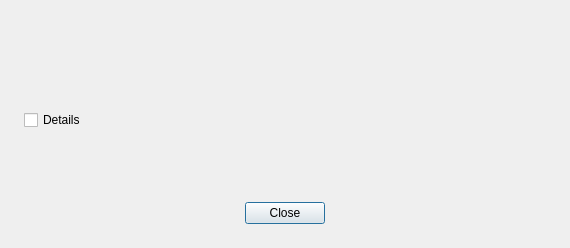
<?xml version="1.0" encoding="UTF-8"?>
<!-- SPDX-FileCopyrightText: Estonian Information System Authority -->
<!-- SPDX-License-Identifier: LGPL-2.1-or-later -->
<ui version="4.0">
 <class>WarningDialog</class>
 <widget class="QDialog" name="WarningDialog">
  <property name="geometry">
   <rect>
    <x>0</x>
    <y>0</y>
    <width>570</width>
    <height>281</height>
   </rect>
  </property>
  <property name="styleSheet">
   <string notr="true">#WarningDialog {
border-radius: 4px;
background-color: #FFFFFF;
}
#WarningDialog &gt; QLabel {
color: #07142A;
font-family: Roboto, Helvetica;
font-size: 14px;
}
#WarningDialog &gt; #title {
color: #003168;
font-family: Roboto, Helvetica;
font-size: 20px;
font-weight: 700;
}
QPushButton {
background-color: #2F70B6;
border: 1px solid #2F70B6;
border-radius: 4px;
padding: 12px 12px;
color: #ffffff;
font-family: Roboto, Helvetica;
font-size: 14px;
font-weight: 700;
}
QPushButton:hover, QPushButton:focus {
background-color: #2B66A6;
border-color: #2B66A6;
}
QPushButton:pressed {
background-color: #215081;
border-color: #215081;
}
QPushButton:default:disabled {
background-color: #82A9D3;
border-color: #82A9D3;
}
QPushButton[warning=&quot;true&quot;] {
background-color: transparent;
border-color: #AD2A45;
color: #AD2A45;
}
QPushButton[warning=&quot;true&quot;]:hover, QPushButton[warning=&quot;true&quot;]:focus {
background-color: #F5EBED;
}
QPushButton[warning=&quot;true&quot;]:pressed {
background-color: #E1C1C6;
}
</string>
  </property>
  <layout class="QVBoxLayout" name="WarningDialogLayout">
   <property name="spacing">
    <number>24</number>
   </property>
   <property name="sizeConstraint">
    <enum>QLayout::SetFixedSize</enum>
   </property>
   <property name="leftMargin">
    <number>24</number>
   </property>
   <property name="topMargin">
    <number>24</number>
   </property>
   <property name="rightMargin">
    <number>24</number>
   </property>
   <property name="bottomMargin">
    <number>24</number>
   </property>
   <item>
    <widget class="QLabel" name="title">
     <property name="focusPolicy">
      <enum>Qt::TabFocus</enum>
     </property>
     <property name="alignment">
      <set>Qt::AlignCenter</set>
     </property>
     <property name="textFormat">
      <enum>Qt::PlainText</enum>
     </property>
    </widget>
   </item>
   <item>
    <widget class="QLabel" name="text">
     <property name="cursor">
      <cursorShape>IBeamCursor</cursorShape>
     </property>
     <property name="focusPolicy">
      <enum>Qt::TabFocus</enum>
     </property>
     <property name="textFormat">
      <enum>Qt::PlainText</enum>
     </property>
     <property name="wordWrap">
      <bool>true</bool>
     </property>
     <property name="openExternalLinks">
      <bool>false</bool>
     </property>
     <property name="textInteractionFlags">
      <set>Qt::TextSelectableByKeyboard|Qt::TextSelectableByMouse</set>
     </property>
    </widget>
   </item>
   <item>
    <widget class="AccordionTitle" name="showDetails">
     <property name="minimumSize">
      <size>
       <width>0</width>
       <height>40</height>
      </size>
     </property>
     <property name="maximumSize">
      <size>
       <width>16777215</width>
       <height>40</height>
      </size>
     </property>
     <property name="cursor">
      <cursorShape>PointingHandCursor</cursorShape>
     </property>
     <property name="text">
      <string>Details</string>
     </property>
     <property name="checked">
      <bool>false</bool>
     </property>
    </widget>
   </item>
   <item>
    <widget class="QLabel" name="details">
     <property name="cursor">
      <cursorShape>IBeamCursor</cursorShape>
     </property>
     <property name="focusPolicy">
      <enum>Qt::TabFocus</enum>
     </property>
     <property name="styleSheet">
      <string notr="true">QLabel {
margin: 0px 15px 0px 15px;
}</string>
     </property>
     <property name="alignment">
      <set>Qt::AlignLeading|Qt::AlignLeft|Qt::AlignTop</set>
     </property>
     <property name="textFormat">
      <enum>Qt::PlainText</enum>
     </property>
     <property name="wordWrap">
      <bool>true</bool>
     </property>
     <property name="openExternalLinks">
      <bool>false</bool>
     </property>
     <property name="textInteractionFlags">
      <set>Qt::TextSelectableByKeyboard|Qt::TextSelectableByMouse</set>
     </property>
    </widget>
   </item>
   <item>
    <widget class="QDialogButtonBox" name="buttonBox">
     <property name="minimumSize">
      <size>
       <width>522</width>
       <height>0</height>
      </size>
     </property>
     <property name="standardButtons">
      <set>QDialogButtonBox::Close</set>
     </property>
     <property name="centerButtons">
      <bool>true</bool>
     </property>
    </widget>
   </item>
  </layout>
 </widget>
 <customwidgets>
  <customwidget>
   <class>AccordionTitle</class>
   <extends>QCheckBox</extends>
   <header>widgets/AccordionTitle.h</header>
   <container>1</container>
  </customwidget>
 </customwidgets>
 <resources/>
 <connections/>
</ui>
